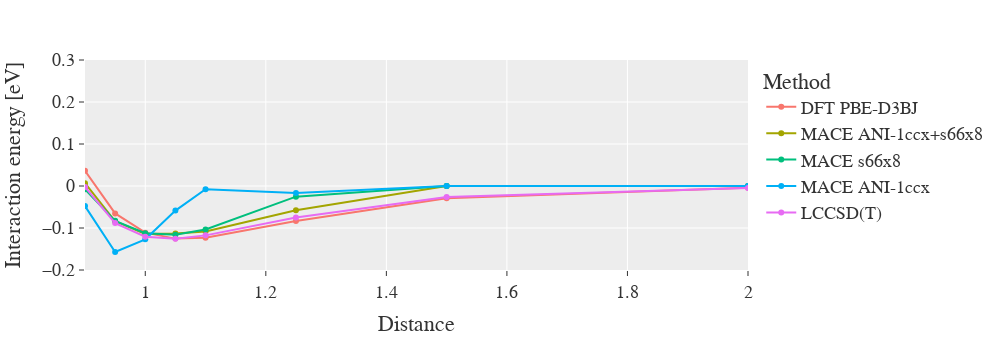

The cell this chart's notebook holds for it:
### Code cell
plot=px.line(df_mace, x='Distance', y='Interaction energy [eV]', color='Method', markers=True, template='ggplot2')
plot.update_layout(font_family="Serif",font_size=18,
                   xaxis=dict(
                       tick0=0.9,
                       range=[0.9,2]
                   ),
                   yaxis=dict(
                       range=[-0.2,0.3]
                   ),
                   width=1000,
                   height=350,
                   )

### Figure 1 — Plotly figure (JSON) as saved in the notebook; plotly's stock layout.template omitted (floating-point values rounded to 4 significant figures)
{"data": [{"hovertemplate": "Method=DFT PBE-D3BJ<br>Distance=%{x}<br>Interaction energy [eV]=%{y}<extra></extra>", "legendgroup": "DFT PBE-D3BJ", "line": {"color": "#F8766D", "dash": "solid"}, "marker": {"symbol": "circle"}, "mode": "lines+markers", "name": "DFT PBE-D3BJ", "orientation": "v", "showlegend": true, "type": "scatter", "x": [0.9, 0.95, 1, 1.05, 1.1, 1.25, 1.5, 2], "xaxis": "x", "y": [0.03631, -0.06532, -0.1112, -0.1253, -0.123, -0.08329, -0.02932, -0.004079], "yaxis": "y"}, {"hovertemplate": "Method=MACE ANI-1ccx+s66x8<br>Distance=%{x}<br>Interaction energy [eV]=%{y}<extra></extra>", "legendgroup": "MACE ANI-1ccx+s66x8", "line": {"color": "#A3A500", "dash": "solid"}, "marker": {"symbol": "circle"}, "mode": "lines+markers", "name": "MACE ANI-1ccx+s66x8", "orientation": "v", "showlegend": true, "type": "scatter", "x": [0.9, 0.95, 1, 1.05, 1.1, 1.25, 1.5, 2], "xaxis": "x", "y": [0.006836, -0.08398, -0.1143, -0.1133, -0.1084, -0.05762, 0, 0], "yaxis": "y"}, {"hovertemplate": "Method=MACE s66x8<br>Distance=%{x}<br>Interaction energy [eV]=%{y}<extra></extra>", "legendgroup": "MACE s66x8", "line": {"color": "#00BF7D", "dash": "solid"}, "marker": {"symbol": "circle"}, "mode": "lines+markers", "name": "MACE s66x8", "orientation": "v", "showlegend": true, "type": "scatter", "x": [0.9, 0.95, 1, 1.05, 1.1, 1.25, 1.5, 2], "xaxis": "x", "y": [-0.007812, -0.08301, -0.1123, -0.1162, -0.1035, -0.02539, 0, 0], "yaxis": "y"}, {"hovertemplate": "Method=MACE ANI-1ccx<br>Distance=%{x}<br>Interaction energy [eV]=%{y}<extra></extra>", "legendgroup": "MACE ANI-1ccx", "line": {"color": "#00B0F6", "dash": "solid"}, "marker": {"symbol": "circle"}, "mode": "lines+markers", "name": "MACE ANI-1ccx", "orientation": "v", "showlegend": true, "type": "scatter", "x": [0.9, 0.95, 1, 1.05, 1.1, 1.25, 1.5, 2], "xaxis": "x", "y": [-0.04785, -0.1572, -0.127, -0.05859, -0.007812, -0.0166, 0, 0], "yaxis": "y"}, {"hovertemplate": "Method=LCCSD(T)<br>Distance=%{x}<br>Interaction energy [eV]=%{y}<extra></extra>", "legendgroup": "LCCSD(T)", "line": {"color": "#E76BF3", "dash": "solid"}, "marker": {"symbol": "circle"}, "mode": "lines+markers", "name": "LCCSD(T)", "orientation": "v", "showlegend": true, "type": "scatter", "x": [0.9, 0.95, 1, 1.05, 1.1, 1.25, 1.5, 2], "xaxis": "x", "y": [-0.002227, -0.08825, -0.1209, -0.1258, -0.1176, -0.07511, -0.02598, -0.004885], "yaxis": "y"}], "layout": {"font": {"family": "Serif", "size": 18}, "height": 350, "legend": {"title": {"text": "Method"}, "tracegroupgap": 0}, "margin": {"t": 60}, "width": 1000, "xaxis": {"anchor": "y", "domain": [0, 1], "range": [0.9, 2], "tick0": 0.9, "title": {"text": "Distance"}}, "yaxis": {"anchor": "x", "domain": [0, 1], "range": [-0.2, 0.3], "title": {"text": "Interaction energy [eV]"}}}}
